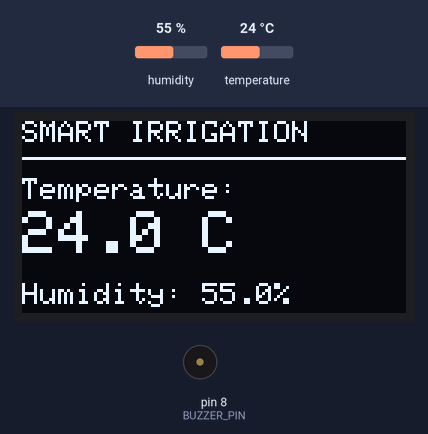
A sketch run on a simulated Arduino Uno, built with avr-gcc and run on an emulated ATmega328P. On the bench: 128×64 one-colour display, buzzer (waves = sounding, pin HIGH). Inputs (shaded band) come from the test bench; at power-on: humidity 55 %, temperature 24 °C. What the sketch prints to the serial monitor is not drawn.

Above: at 2.7 s.
2.8 s: humidity set to 22 %
At 4.8 s:
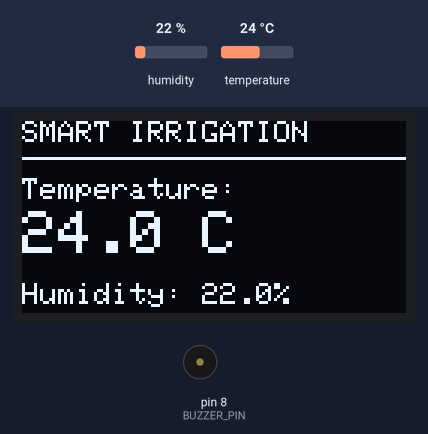
5.6 s: temperature set to 12 °C
At 6.6 s:
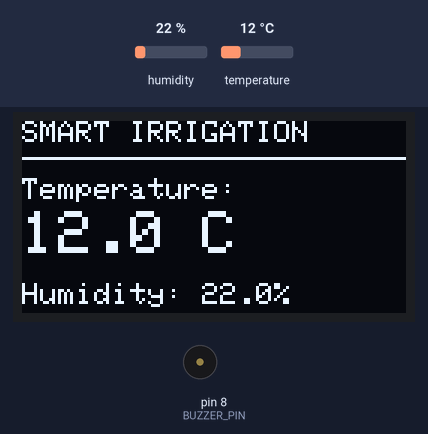
8.4 s: humidity set to 40 %
At 10.3 s:
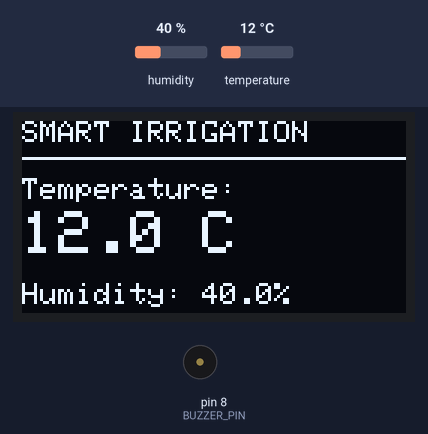
11.4 s: temperature set to 19 °C
At 13.3 s:
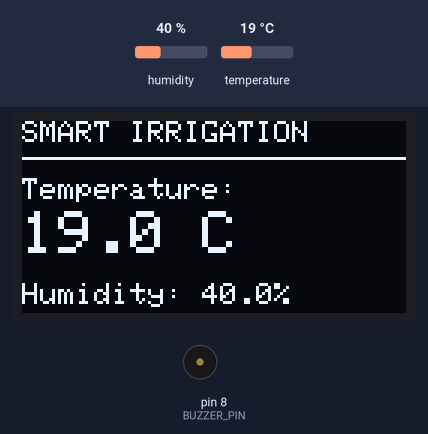
Timing chart, 0 to 14.8 s (numbered marks = the images above; inputs shaded):
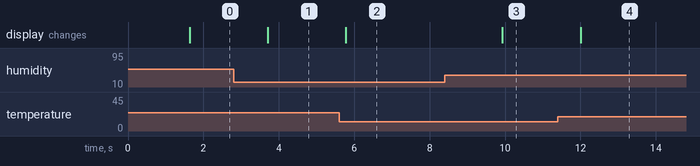

The sketch:

SmartIrrigationMonitor.ino
```cpp
// Current verified subsystem: SHT3X (I2C) -> OLED + Serial.
// Buzzer on D8 was separately tested; no automatic alarm is enabled here.
// Libraries: Adafruit SHT31, Adafruit SSD1306, Adafruit GFX.

#include <Wire.h>
#include <Adafruit_SHT31.h>
#include <Adafruit_GFX.h>
#include <Adafruit_SSD1306.h>

#define SCREEN_WIDTH 128
#define SCREEN_HEIGHT 64
#define SHT_ADDR 0x44
#define OLED_ADDR 0x3C
#define BUZZER_PIN 8

Adafruit_SHT31 sht31 = Adafruit_SHT31();
Adafruit_SSD1306 oled(SCREEN_WIDTH, SCREEN_HEIGHT, &Wire, -1);

void setup() {
  Serial.begin(9600);
  Wire.begin();

  // Keep the active-high buzzer off (separately verified component).
  digitalWrite(BUZZER_PIN, LOW);
  pinMode(BUZZER_PIN, OUTPUT);

  if (!sht31.begin(SHT_ADDR)) {
    Serial.println(F("SHT3X ERROR!"));
    while (true) { delay(1000); }
  }
  if (!oled.begin(SSD1306_SWITCHCAPVCC, OLED_ADDR)) {
    Serial.println(F("OLED ERROR!"));
    while (true) { delay(1000); }
  }

  oled.clearDisplay();
  oled.setTextColor(SSD1306_WHITE);
  oled.setTextSize(1);
  oled.setCursor(0, 10);
  oled.println(F("SMART IRRIGATION"));
  oled.setCursor(0, 30);
  oled.println(F("System Ready!"));
  oled.display();
  Serial.println(F("System Ready!"));
  delay(1500);
}

void loop() {
  const float temperature = sht31.readTemperature();
  const float humidity = sht31.readHumidity();

  if (isnan(temperature) || isnan(humidity)) {
    Serial.println(F("Sensor Read Failed!"));
    oled.clearDisplay();
    oled.setTextSize(1);
    oled.setCursor(0, 16);
    oled.println(F("Sensor Error!"));
    oled.display();
    delay(2000);
    return;
  }

  Serial.print(F("Temperature: "));
  Serial.print(temperature, 1);
  Serial.println(F(" C"));
  Serial.print(F("Humidity: "));
  Serial.print(humidity, 1);
  Serial.println(F(" %"));

  oled.clearDisplay();
  oled.setTextColor(SSD1306_WHITE);
  oled.setTextSize(1);
  oled.setCursor(0, 0);
  oled.println(F("SMART IRRIGATION"));
  oled.drawLine(0, 12, 127, 12, SSD1306_WHITE);

  oled.setCursor(0, 19);
  oled.println(F("Temperature:"));
  oled.setTextSize(2);
  oled.setCursor(0, 30);
  oled.print(temperature, 1);
  oled.println(F(" C"));

  oled.setTextSize(1);
  oled.setCursor(0, 54);
  oled.print(F("Humidity: "));
  oled.print(humidity, 1);
  oled.print(F("%"));
  oled.display();
  delay(2000);
}
```

Measured:
- after the input at 2.8 s, the display: changes after 0.91 s (image 1)
- after the input at 5.6 s, the display: changes after 0.18 s (image 2)
- after the input at 8.4 s, the display: changes after 1.5 s (image 3)
- after the input at 11.4 s, the display: changes after 0.60 s (image 4)
